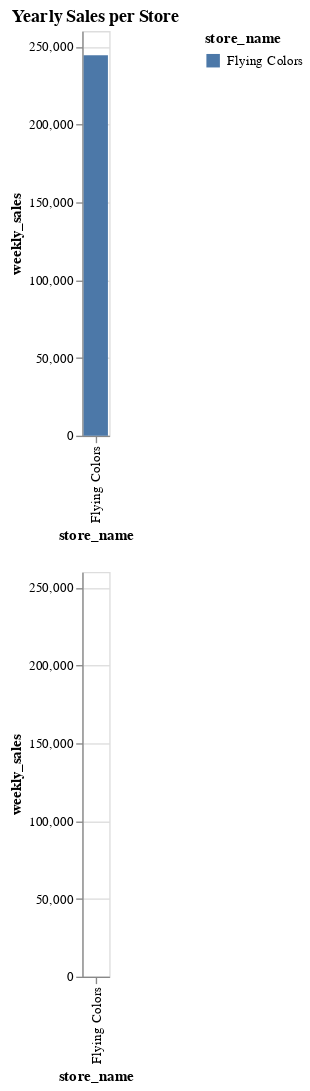

Notebook code cell kept with this figure:
### Code cell
import os
import pandas as pd
import random
import altair as alt
from datetime import datetime, timedelta

colors = ["red", "green", "blue", "orange"]
mediums = ["oil", "watercolor", "acrylic", "marker"]

class Analytics:
    def __init__(self):
        self.store_analytics = []

    def add_analytics(self, analytics):
        self.store_analytics = analytics

    def make_csv(self, filename, data):
        df = pd.DataFrame(data)
        print(df)
        df.to_csv(filename, index=False)

class Purchase:
    def __init__(self):
        self.total = 0

    def increment(self, price):
        self.total += price

    def __str__(self):
        return "Sale: $" + str(self.total)

class Inventory:
    def __init__(self):
        self.paints = []

        num_paints = random.randint(10, 20)

        for _ in range(num_paints):
            color = random.choice(colors)
            medium = random.choice(mediums)
            paint = Product(color, medium)
            self.paints.append(paint)

    def add_paint(self, paint):
        self.paints.append(paint)

    def display_order(self):
        for paint in self.paints:
            print(paint)

class Product:
    def __init__(self, color, medium):
        self.price = round(random.uniform(1, 10), 2)
        self.color = color
        self.medium = medium

    def __str__(self):
        return f'Color: {self.color}, Medium: {self.medium}'

class Stand:
    def __init__(self, name):
        self.name = name
        self.inventory = Inventory()
        self.customers = []
        self.purchase = Purchase()

    def add_customer(self, customer):
        self.customers.append(customer)

    def get_customers(self):
        for customer in self.customers:
            print("Customer " + customer.get_name() + " is busy shopping.")

    def run(self):
        print("Welcome to " + self.name + "!")
        self.inventory.display_order()
        print("We have " + str(len(self.customers)) + " customers today.")

        for customer in self.customers:
            print("Customer " + customer.name + " is shopping.")
            item = random.choice(self.inventory.paints)
            customer.add_to_order(item)
            print("Customer " + customer.name + " added " + str(item) + " to their order.")
            self.purchase.increment(item.price)
            print("Customer " + customer.name + " checked out and paid $" + str(item.price) + ".")

        print("The total sales for " + self.name + " today is $" + str(self.purchase.total) + ".")

    def __str__(self):
        return self.name

class Customer:
    def __init__(self, name):
        self.name = name
        self.order = Order()

    def get_name(self):
        return self.name

    def add_to_order(self, product):
        self.order.add(product)

    def __str__(self):
        return self.name + " (" + str(self.order) + ")"

class Order:
    def __init__(self):
        self.products = []

    def add(self, product):
        self.products.append(product)

    def __str__(self):
        result = "Order:\n"
        for product in self.products:
            result += str(product) + "\n"
        return result

stand = Stand("Ken's Paint Shop")

names = ["Jennifer", "Bob", "Charlie", "David", "Eve", "Billie", "Grace", "Aaron", "Ivy", "Lucas"]
for name in names:
    stand.add_customer(Customer(name))

stand.get_customers()
stand.run()

class Organization:
    def __init__(self, name):
        self.name = name
        self.stands = []
        self.analytics = []

    def add_stand(self, stand):
        self.stands.append(stand)

    def simulate(self, start_date, week):
        print("We'd like to welcome you to " + self.name + "!")
        print("We have " + str(len(self.stands)) + " stores in our corporation.")

        for store in self.stands:
            store.run()

        total_sales = sum(store.purchase.total for store in self.stands)
        print("The total sales for " + self.name + " today is $" + str(total_sales) + ".")

        dict_A = {"store_name": self.name, "weekly_sales": total_sales}
        self.analytics.append(dict_A)

        weekly_analytics = Analytics()
        weekly_analytics.add_analytics(self.get_analytics())

        week_start_date = start_date + timedelta(weeks=week)
        filename = week_start_date.strftime('%B-%d-%Y') + '_analytics.csv'
        weekly_analytics.make_csv(filename, self.analytics)
        print("The total sales for " + self.name + " today is $" + str(total_sales) + ".")

    def get_analytics(self):
        return self.analytics

    def display_analytics(self):
        for record in self.analytics:
            print(record)

    def __str__(self):
        result = self.name + ":\n"
        for stand in self.stands:
            result += str(stand) + "\n"
        return result

corp = Organization("Flying Colors")

store1 = Stand("Local Store 1")
store2 = Stand("Local Store 2")
store3 = Stand("Local Store 3")
corp.add_stand(store1)
corp.add_stand(store2)
corp.add_stand(store3)

store1_customers = [Customer(names[i % len(names)]) for i in range(10)]
store2_customers = [Customer(names[i % len(names)]) for i in range(10, 20)]
store3_customers = [Customer(names[i % len(names)]) for i in range(20, 30)]

for customer in store1_customers:
    store1.add_customer(customer)

for customer in store2_customers:
    store2.add_customer(customer)

for customer in store3_customers:
    store3.add_customer(customer)

start_date = datetime(2024, 1, 1)

dataframes = []
for week in range(52):
    print(f"Running simulation for week {week + 1}")
    corp.simulate(start_date, week)
    weekly_analytics = Analytics()
    weekly_analytics.add_analytics(corp.get_analytics())
    week_start_date = start_date + timedelta(weeks=week)
    filename = week_start_date.strftime('%Y-%m-%d') + '_week_' + str(week + 1) + '_analytics.csv'
    weekly_analytics.make_csv(filename, corp.get_analytics())
    dataframes.append(pd.read_csv(filename))
    corp.analytics = []


yearly_data = pd.concat(dataframes, ignore_index=True)

yearly_sales = yearly_data.groupby('store_name')['weekly_sales'].sum().reset_index()

bar_chart = alt.Chart(yearly_sales).mark_bar().encode(
    x='store_name',
    y='weekly_sales',
    color='store_name',
    tooltip=['store_name', 'weekly_sales']
).properties(
    title='Yearly Sales per Store'
)

weekly_sales = yearly_data.groupby(['store_name'])['weekly_sales'].sum().reset_index()

line_chart = alt.Chart(weekly_sales).mark_line().encode(
    x='store_name',
    y='weekly_sales'
)

bar_chart & line_chart

### Figure 1 — Vega-Lite specification as saved in the notebook (floating-point values rounded to 4 significant figures)
{"config": {"view": {"continuousWidth": 400, "continuousHeight": 300}}, "vconcat": [{"data": {"name": "data-65df291af1ff9a7e571fa557d67b2d24"}, "mark": "bar", "encoding": {"color": {"field": "store_name", "type": "nominal"}, "tooltip": [{"field": "store_name", "type": "nominal"}, {"field": "weekly_sales", "type": "quantitative"}], "x": {"field": "store_name", "type": "nominal"}, "y": {"field": "weekly_sales", "type": "quantitative"}}, "title": "Yearly Sales per Store"}, {"data": {"name": "data-65df291af1ff9a7e571fa557d67b2d24"}, "mark": "line", "encoding": {"x": {"field": "store_name", "type": "nominal"}, "y": {"field": "weekly_sales", "type": "quantitative"}}}], "$schema": "https://vega.github.io/schema/vega-lite/v4.17.0.json", "datasets": {"data-65df291af1ff9a7e571fa557d67b2d24": [{"store_name": "Flying Colors", "weekly_sales": 244500.0}]}}
